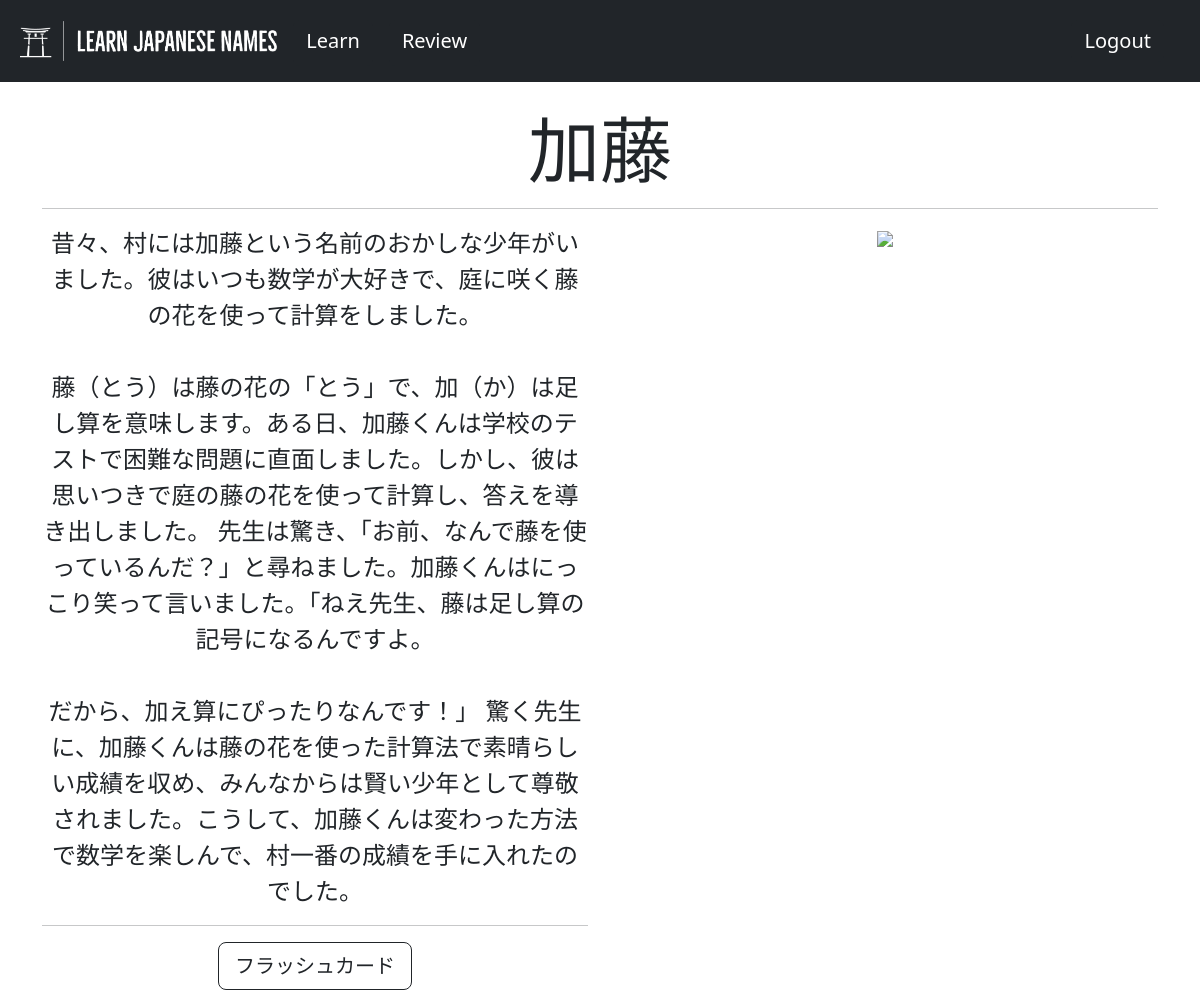
The app's page /story/ (signed in) with its own data.
### flashcards/models.py (models this page shows, shortened)
class Flashcard(models.Model):
    kanji = models.CharField(max_length=10)
    hiragana = models.CharField(max_length=100)
    surname = models.BooleanField(default=False)
    story = models.TextField()
    image = models.CharField(max_length=20)

### flashcards/views.py (the view)
# urls.py: path("story/", views.story, name="story"),
@login_required(login_url="/login")
def story(request):
    if not Deck.objects.filter(user=request.user):
        user_deck = Deck(user=request.user)
        user_deck.save()
    else:
        user_deck = Deck.objects.filter(user=request.user).first()
    try:
        flashcard = Flashcard.objects.exclude(deck=user_deck.id).order_by("id").first()
    except:
        flashcard = Flashcard.objects.get(id=1)
    if not flashcard:
        return render(
            request,
            "flashcards/story.html",
            {"flashcard": flashcard},
        )
    story_image = flashcard.image
    image_path = f"flashcards/images/{story_image}"
    return render(
        request,
        "flashcards/story.html",
        {"flashcard": flashcard, "image_path": image_path},
    )

### flashcards/templates/flashcards/story.html (shortened to what this page needs)
{% extends 'flashcards/base.html' %}
{% block content %}
{% load static %}
<div class="container">
{% if flashcard %}
    <div class="text-center">
    <br>
    <h2 class="display-2">{{ flashcard.kanji }}</h2>
    <hr>
        <div class="row" >
            <div class="col" style="overflow-y: auto;">
                <p class="lead" style="font-size: 1.5em;">{{ flashcard.story|linebreaksbr }}</p>
                <hr>
                <a class="btn btn-outline-dark btn-lg" href="{% url 'learn' %}">フラッシュカード</a>
            </div>
            <div class="col">
                <img src="{% static image_path %}" class="img-fluid">
            </div>
        </div>
    </div>
{% endif %}
</div>
{% endblock %}

### flashcards/static/flashcards/css/custom.css (style rules this page uses)
a { text-decoration: none; color: white; }

### records on screen
Flashcard: kanji "加藤", story "昔々、村には加藤という名前のおかしな少年がいました。彼はいつも数学が大好きで、庭に咲く藤の花を使って計算をしました。 藤（とう）は藤の花の「とう」で、加（か）は足し算を意味します。ある日、加藤くんは学校のテストで困難な問題に直面しました。しかし、彼は思いつきで庭の藤の花を使って計算し、答えを導き出しました。 先生は驚き、「お前、なんで藤を使っているんだ？」と尋ねました。加藤くんはにっこり笑って言いました。「ねえ先生、藤は足し算の記号になるんですよ。 だから、加え算にぴったりなんです！」 驚く先生に、加藤くんは藤の花を使った計算法で素晴らしい成績を収め、みんなからは賢い少年として尊敬されました。こうして、加藤くんは変わった方法で数学を楽しんで、村一番の成績を手に入れたのでした。"
